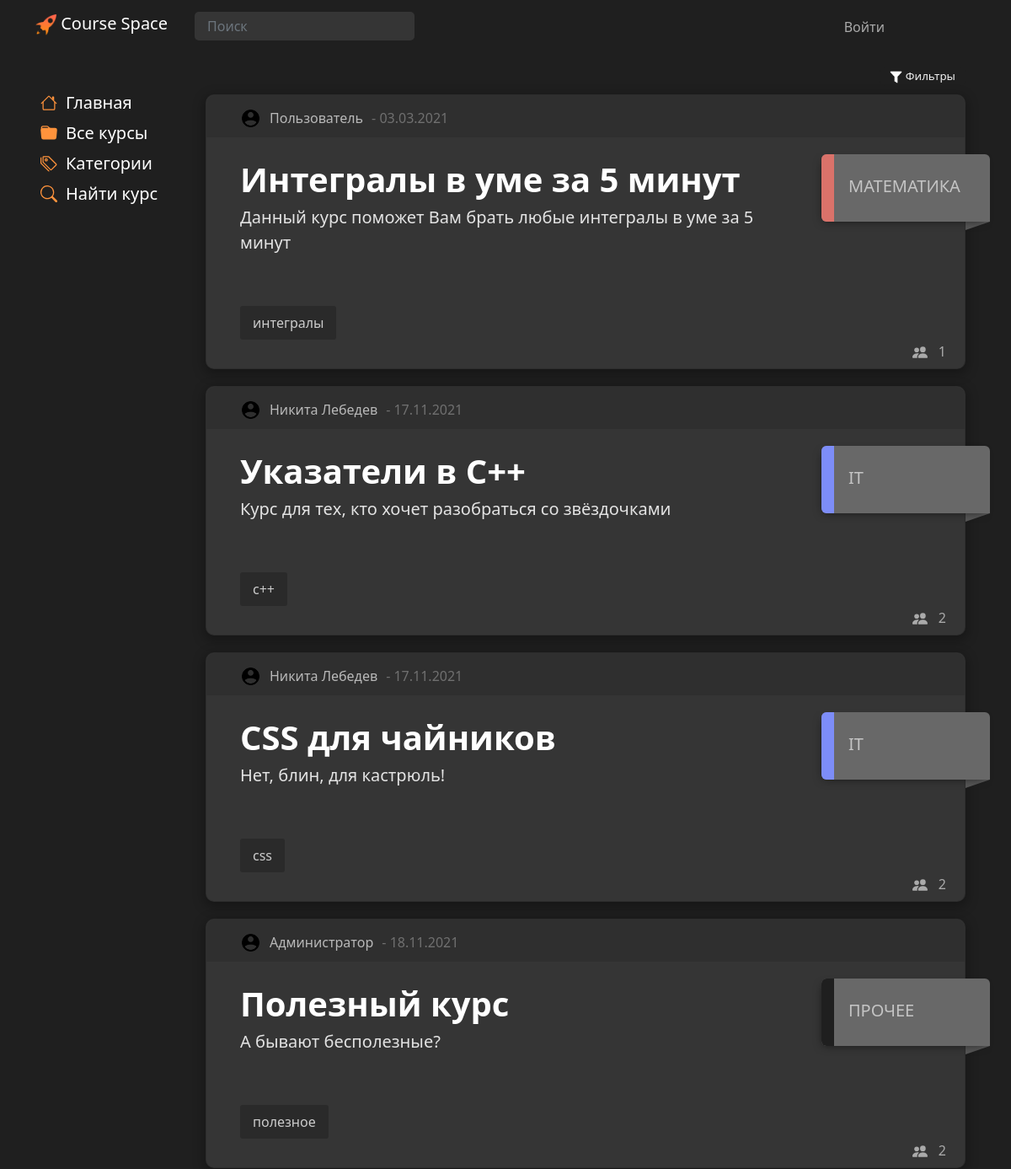
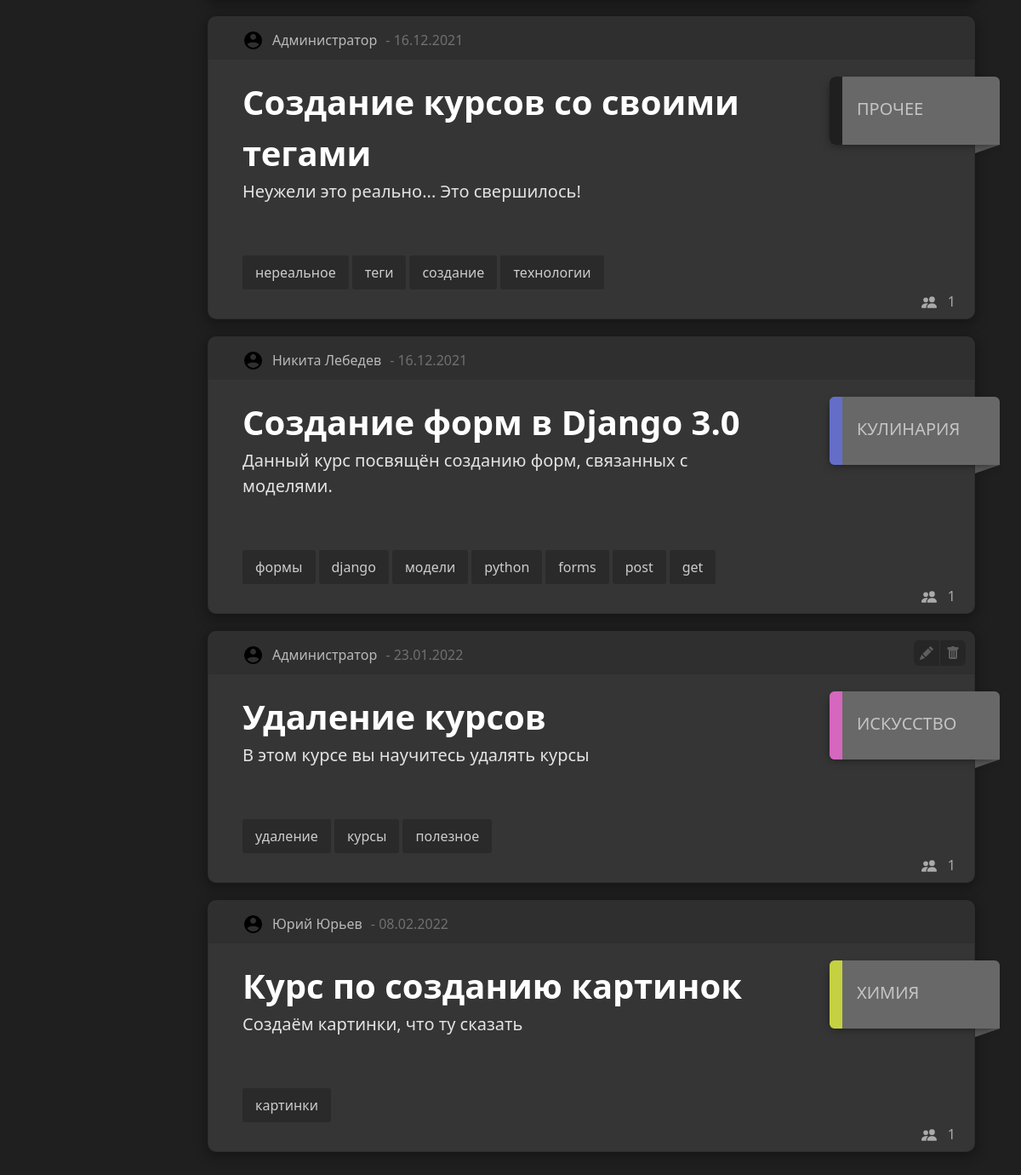
The app's page /main with its own data (2 pictures, top to bottom).
### main/models.py (models this page shows, shortened)
class Courses(models.Model):
    title = models.CharField('title', max_length=80, null=False)
    description = models.TextField('description')
    date = models.TextField('date')
    category = models.ForeignKey(Categories, models.DO_NOTHING, db_column='Category_id')  # Field name made lowercase.
    author = models.ForeignKey(Authors, models.DO_NOTHING, db_column='Author_id')  # Field name made lowercase.
    class Meta:
        db_table = 'Courses'

class Authors(models.Model):
    name = models.CharField('name', max_length=80, null=False)
    user = models.ForeignKey(settings.AUTH_USER_MODEL, models.DO_NOTHING, db_column='User_id')  # Field name made lowercase.
    class Meta:
        db_table = 'Authors'

class Profile(models.Model):
    user = models.OneToOneField(settings.AUTH_USER_MODEL, on_delete=models.CASCADE, null=True, )
    surname = models.CharField('surname', max_length=80, null=False)
    name = models.CharField('name', max_length=80, null=False)
    profile_pic = models.ImageField(null=True, blank=True, upload_to="images/profile/")
    birth_date = models.DateField(null=True, blank=True)
    class Meta:
        db_table = 'Profile'

class CoursesTags(models.Model):
    tag = models.ForeignKey('Tags', on_delete=models.CASCADE, db_column='Tag_id')  # Field name made lowercase.
    course = models.ForeignKey(Courses, on_delete=models.CASCADE, db_column='Course_id')  # Field name made lowercase.
    class Meta:
        db_table = 'Courses_Tags'

class Tags(models.Model):
    title = models.TextField('path')
    class Meta:
        db_table = 'Tags'
    def __str__(self):
        return self.title

class Categories(models.Model):
    title = models.CharField('title', max_length=30, null=False)
    class Meta:
        db_table = 'Categories'
    def __str__(self):
        return self.title

### main/views.py (the view)
# urls.py: path('main', include('main.urls')),
def main(request):
    categories = Categories.objects.all()
    courses = Courses.objects.all()
    course_tags = CoursesTags.objects.all()
    course_users = CoursesUsers.objects.values('course_id').annotate(total=Count('id'))
    context = {
        'title': 'Все курсы',
        'categories': categories,
        'courses': courses,
        'tags': course_tags,
        'count_users': course_users,
    }
    return render(request, 'main/main.html', context=context)

### main/templates/main/main.html (shortened to what this page needs)
{% extends 'main/baselist.html' %}
{% block style %}
    {% load static %}
{% endblock %}

### main/templates/main/baselist.html (shortened to what this page needs)
{% extends 'main/base.html' %}
{% block style %}
    {% load static %}
{% endblock %}
{% block content %}
    {% block list %}
        <div class="container">
            <div class="row">
                <button class="tagsBth" type="button" data-bs-toggle="collapse" data-bs-target="#collapseExample" aria-expanded="false" aria-controls="collapseExample">
                    <img src="{% static 'main/img/filter.png' %}" width="15">
                        Фильтры
                </button>
            </div>
            <div class="row">
                {% for el in courses%}
                            <div class="card block" id="{{ el.id }}">
                                <div class="cardHeader">
                                    <div class="author">
                                    {% if user.profile.profile_pic %}
                                      <img class="courseAuthorAvatarProfile" src="{{el.author.user.profile.profile_pic.url}}">
                                    {% else %}
                                      <img class="courseAuthorAvatarProfile" src="{% static 'main/img/user96.png' %}"><br><br>
                                    {% endif %}
                                    <div id="authorname">
                                         {{ el.author.user.profile.name }} {{ el.author.user.profile.surname }}
                                    </div>
                            </div>
                                    <div class="date"> - {{ el.date }}</div>
                                </div>
                            <div class="cardContainer"  onclick="window.location.href ='{% url 'course' el.pk %}'">
                                <div class="lable">
                                    <div class="text">
                                        <div class="title fs-1">{{ el.title }}</div>
                                    </div>
                                </div>
                                    <div class="desk fs-5">{{el.description|truncatewords:50}}</div>
                                <div class="tags"></br>
                                    {% for tag in tags %}
                                        {% if tag.course.pk == el.pk %}
                                        <div>
                                            {{ tag.tag }}
                                        </div>
                                        {% endif %}
                                    {% endfor %}
                                </div>
                            </div>
                            <div class="stat">
                                <div class="usercount">{% for c in count_users %}{% if c.course_id == el.pk %}{{ c.total }}{% endif %}{% endfor %}</div>
                            </div>
                            {% if title == 'Все курсы' %}
                                <div class="categoryLable" onclick="window.location.href = '{% url 'category' el.category.pk %}'">
                                    <div class="categor">
                                        <div class="pointBtn" id="l{{ el.category.pk }}"></div>
                                        <div class="categLableText">{{ el.category }}</div>
                                    </div>
                                </div>
                                <div class="categoryLableBottom">
                                </div>
                            {% endif %}
                            {% if user == el.author.user %}
                                <div class = "courseToolbar">
                                    <button class = "toolBtn" id="edit" onclick="window.location.href = '{% url 'edit_course' el.pk  %}'">
                                        <svg xmlns="http://www.w3.org/2000/svg" width="16" height="16" fill="currentColor" class="bi bi-pencil-fill editBtn" viewBox="0 0 16 16">
                                          <path d="M12.854.146a.5.5 0 0 0-.707 0L10.5 1.793 14.207 5.5l1.647-1.646a.5.5 0 0 0 0-.708l-3-3zm.646 6.061L9.793 2.5 3.293 9H3.5a.5.5 0 0 1 .5.5v.5h.5a.5.5 0 0 1 .5.5v.5h.5a.5.5 0 0 1 .5.5v.5h.5a.5.5 0 0 1 .5.5v.207l6.5-6.5zm-7.468 7.468A.5.5 0 0 1 6 13.5V13h-.5a.5.5 0 0 1-.5-.5V12h-.5a.5.5 0 0 1-.5-.5V11h-.5a.5.5 0 0 1-.5-.5V10h-.5a.499.499 0 0 1-.175-.032l-.179.178a.5.5 0 0 0-.11.168l-2 5a.5.5 0 0 0 .65.65l5-2a.5.5 0 0 0 .168-.11l.178-.178z"/>
                                        </svg>
                                    </button>
                                    <button class = "toolBtn" id="coursedelete" data-bs-toggle="modal" data-bs-target="#deleteModal_{{ el.pk }}">
                                        <svg xmlns="http://www.w3.org/2000/svg" width="16" height="16" fill="currentColor" class="bi bi-trash-fill deleteBtn" viewBox="0 0 16 16">
                                          <path d="M2.5 1a1 1 0 0 0-1 1v1a1 1 0 0 0 1 1H3v9a2 2 0 0 0 2 2h6a2 2 0 0 0 2-2V4h.5a1 1 0 0 0 1-1V2a1 1 0 0 0-1-1H10a1 1 0 0 0-1-1H7a1 1 0 0 0-1 1H2.5zm3 4a.5.5 0 0 1 .5.5v7a.5.5 0 0 1-1 0v-7a.5.5 0 0 1 .5-.5zM8 5a.5.5 0 0 1 .5.5v7a.5.5 0 0 1-1 0v-7A.5.5 0 0 1 8 5zm3 .5v7a.5.5 0 0 1-1 0v-7a.5.5 0 0 1 1 0z"/>
                                        </svg>
                                    </button>
                                </div>
                            {% elif el.pk == 23 %}
                                <div class = "courseToolbar">
                                    <button class = "toolBtn" id="edit" onclick="window.location.href = '{% url 'edit_course' el.pk  %}'">
                                    </button>
                                    <button class = "toolBtn" id="coursedelete" data-bs-toggle="modal" data-bs-target="#deleteModal_{{ el.pk }}">
                                    </button>
                                </div>
                            {% endif %}
                        </div>
                {% endfor %}
            </div>
    {% endblock %}
{% endblock %}

### main/static/main/css/design-tokens/colors.css (style rules this page uses)
:root { --black: rgb(31, 31, 31); --lblack: #353535; --llblack: #cbcbcb; --gray: #AAAAAA; --lgray: #D3D3D3; --white: #F0F0F0; --lwhite: #FAFAFA; --lred: #b41b1b; --llred: #b22d2d; --c1: #d5dafa; --c2: #d2e6fd; --c3: #d7fcd7; --c4: #f8fccc; --c5: #fde6cf; --c6: #fdcfcc; --c7: #fdcaf2; --c8: #d1d5f8; --c9: #1F1F1F; --ch1: #c6cdfa; --ch2: #bfdaf8; --ch3: #c3fac3; --ch4: #f1f7ae; --ch5: #fcdab9; --ch6: #f8b8b3; --ch7: #fcb0eb; --ch8: #b7bef8; --ch9: #1f1b1b; --tc1: #7d8df8; --tc2: #68adfc; --tc3: #76df76; --tc4: #c5d140; --tc5: #e2a669; --tc6: #da726a; --tc7: #d667be; --tc8: #646ec9; --tc9: #ffffff; }

### main/static/main/css/design-tokens/img.css (style rules this page uses)
.courseAuthorAvatarProfile { object-fit: cover; width: 25px; height: 25px; border-radius: 25px; border-width: 2px; border-color: var(--white); }

### main/static/main/css/design-tokens/MainBlock.css (style rules this page uses)
body { background-color: var(--black); margin-top: 80px; padding-bottom: 100px; }

### main/static/main/css/design-tokens/button.css (style rules this page uses)
button { background-color: var(--black); color: var(--white); font-size: 10pt; border-radius: 6px; text-align: center; border: none; transition: 0.3s; margin-top: 5px; -webkit-touch-callout: none; -webkit-user-select: none; -khtml-user-select: none; -moz-user-select: none; -ms-user-select: none; user-select: none; }
.tagsBth { width: fit-content; margin-right: 0; margin-left: auto; }

### main/static/main/css/design-tokens/MediaQueries.css (style rules this page uses)
@media screen and (min-width: 768px) { .card .lable { width: calc(100% - 210px); } }
@media screen and (min-width: 768px) { .card .desk { width: calc(100% - 210px); } }

### records on screen
Courses: author.user.profile.name "Пользователь", date "03.03.2021", title "Интегралы в уме за 5 минут", description "Данный курс поможет Вам брать любые интегралы в уме за 5 минут", total "1", category "МАТЕМАТИКА"
CoursesTags: tag "интегралы"
Courses: author.user.profile.name "Никита", author.user.profile.surname "Лебедев", date "17.11.2021", title "Указатели в C++", description "Курс для тех, кто хочет разобраться со звёздочками", total "2", category "IT"
CoursesTags: tag "c++"
Courses: author.user.profile.name "Никита", author.user.profile.surname "Лебедев", date "17.11.2021", title "CSS для чайников", description "Нет, блин, для кастрюль!", total "2", category "IT"
CoursesTags: tag "css"
Courses: author.user.profile.name "Администратор", date "18.11.2021", title "Полезный курс", description "А бывают бесполезные?", total "2", category "ПРОЧЕЕ"
CoursesTags: tag "полезное"
Courses: author.user.profile.name "Администратор", date "16.12.2021", title "Создание курсов со своими тегами", description "Неужели это реально... Это свершилось!", total "1", category "ПРОЧЕЕ"
CoursesTags: tag "нереальное"
CoursesTags: tag "теги"
CoursesTags: tag "создание"
CoursesTags: tag "технологии"
Courses: author.user.profile.name "Никита", author.user.profile.surname "Лебедев", date "16.12.2021", title "Создание форм в Django 3.0", description "Данный курс посвящён созданию форм, связанных с моделями.", total "1", category "КУЛИНАРИЯ"
CoursesTags: tag "формы"
CoursesTags: tag "django"
CoursesTags: tag "модели"
CoursesTags: tag "python"
CoursesTags: tag "forms"
CoursesTags: tag "post"
CoursesTags: tag "get"
Courses: author.user.profile.name "Администратор", date "23.01.2022", title "Удаление курсов", description "В этом курсе вы научитесь удалять курсы", total "1", category "ИСКУССТВО"
CoursesTags: tag "удаление"
CoursesTags: tag "курсы"
CoursesTags: tag "полезное"
Courses: author.user.profile.name "Юрий", author.user.profile.surname "Юрьев", date "08.02.2022", title "Курс по созданию картинок", description "Создаём картинки, что ту сказать", total "1", category "ХИМИЯ"
CoursesTags: tag "картинки"
